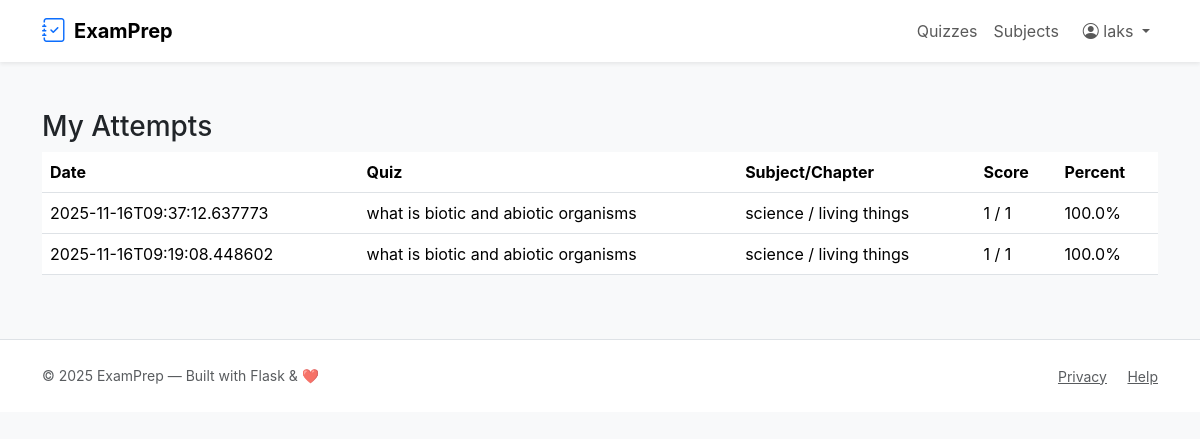
Before: /my_attempts (signed in) with the older database file.
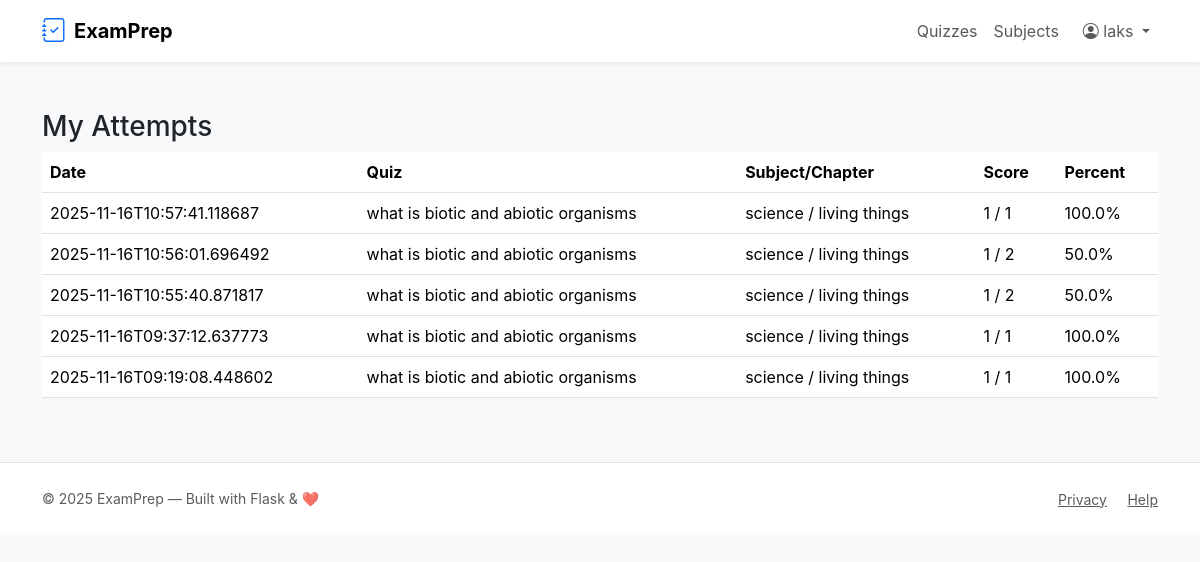
After: the same page with the newer database file.
### tables this page shows
CREATE TABLE scores (
    id INTEGER PRIMARY KEY AUTOINCREMENT,
    user_id INTEGER NOT NULL,
    quiz_id INTEGER NOT NULL,
    score INTEGER NOT NULL,
    total INTEGER NOT NULL,
    taken_on TEXT NOT NULL DEFAULT (datetime('now')),
    FOREIGN KEY(user_id) REFERENCES users(id) ON DELETE CASCADE,
    FOREIGN KEY(quiz_id) REFERENCES quizzes(id)
);

CREATE TABLE quizzes (
    id INTEGER PRIMARY KEY AUTOINCREMENT,
    chapter_id INTEGER NOT NULL,
    title TEXT NOT NULL,
    description TEXT,
    start_datetime TEXT,        -- ISO string e.g. 2025-11-16T10:00:00 (UTC)
    duration_minutes INTEGER,   -- duration in minutes (HH*60 + MM)
    is_active INTEGER DEFAULT 1,
    created_on TEXT NOT NULL DEFAULT (datetime('now')),
    FOREIGN KEY(chapter_id) REFERENCES chapters(id) ON DELETE CASCADE
);

CREATE TABLE subjects (
    id INTEGER PRIMARY KEY AUTOINCREMENT,
    name TEXT NOT NULL UNIQUE,
    description TEXT,
    created_on TEXT NOT NULL DEFAULT (datetime('now'))
);

CREATE TABLE chapters (
    id INTEGER PRIMARY KEY AUTOINCREMENT,
    subject_id INTEGER NOT NULL,
    name TEXT NOT NULL,
    description TEXT,
    created_on TEXT NOT NULL DEFAULT (datetime('now')),
    FOREIGN KEY(subject_id) REFERENCES subjects(id) ON DELETE CASCADE
);

### app.py (the view)
@app.route('/my_attempts')
@login_required
def my_attempts():
    rows = query_db('''
      SELECT s.*, q.title as quiz_title, ch.name as chapter_name, sub.name as subject_name
      FROM scores s
      JOIN quizzes q ON s.quiz_id = q.id
      JOIN chapters ch ON q.chapter_id = ch.id
      JOIN subjects sub ON ch.subject_id = sub.id
      WHERE s.user_id = ? ORDER BY s.taken_on DESC
    ''', (session['user_id'],))
    return render_template('my_attempts.html', rows=rows)

### app.py (called while the page is built)
def get_db():
    db = getattr(g, '_database', None)
    if db is None:
        db = g._database = sqlite3.connect(DATABASE)
        db.row_factory = sqlite3.Row
    return db

@app.teardown_appcontext
def close_connection(exc):
    db = getattr(g, '_database', None)
    if db is not None:
        db.close()

def query_db(query, args=(), one=False):
    cur = get_db().execute(query, args)
    rv = cur.fetchall()
    cur.close()
    return (rv[0] if rv else None) if one else rv

def login_required(f):
    @wraps(f)
    def decorated(*args, **kwargs):
        if 'user_id' not in session:
            flash('Please log in to continue.', 'warning')
            return redirect(url_for('login'))
        return f(*args, **kwargs)
    return decorated

### templates/my_attempts.html
{% extends 'layout.html' %}
{% block content %}
<h3>My Attempts</h3>
<table class="table">
  <thead><tr><th>Date</th><th>Quiz</th><th>Subject/Chapter</th><th>Score</th><th>Percent</th></tr></thead>
  <tbody>
    {% for r in rows %}
    <tr>
      <td>{{ r.taken_on }}</td>
      <td>{{ r.quiz_title }}</td>
      <td>{{ r.subject_name }} / {{ r.chapter_name }}</td>
      <td>{{ r.score }} / {{ r.total }}</td>
      <td>{{ ((r.score / r.total) * 100) | round(2) }}%</td>
    </tr>
    {% else %}
    <tr><td colspan="5">No attempts yet.</td></tr>
    {% endfor %}
  </tbody>
</table>
{% endblock %}

### templates/layout.html (shortened to what this page needs)
<!doctype html>
<html lang="en">
<head>
  <link href="https://cdn.jsdelivr.net/npm/bootstrap@5.3.2/dist/css/bootstrap.min.css" rel="stylesheet"
>
  <link href="https://cdn.jsdelivr.net/npm/bootstrap-icons@1.11.3/font/bootstrap-icons.css" rel="stylesheet">
  <link rel="stylesheet" href="{{ url_for('static', filename='css/style.css') }}">
</head>
<body class="bg-light text-dark">
<nav class="navbar navbar-expand-lg navbar-white bg-white shadow-sm">
  <div class="container">
    <a class="navbar-brand d-flex align-items-center" href="{{ url_for('index') }}">
      <i class="bi bi-journal-check fs-4 me-2 text-primary"></i>
      <span class="fw-bold">ExamPrep</span>
    </a>
    <div class="collapse navbar-collapse" id="mainNav">
      <ul class="navbar-nav ms-auto align-items-lg-center">
        <li class="nav-item"><a class="nav-link" href="{{ url_for('list_quizzes') }}">Quizzes</a></li>
        <li class="nav-item"><a class="nav-link" href="{{ url_for('user_dashboard') }}">Subjects</a></li>
        {% if session.get('user_id') %}
          <li class="nav-item dropdown ms-2">
            <a class="nav-link dropdown-toggle" href="#" role="button" data-bs-toggle="dropdown">
              <i class="bi bi-person-circle"></i> {{ session.get('user_name') }}
            </a>
          </li>
        {% else %}
          <li class="nav-item"><a class="btn btn-outline-primary ms-2" href="{{ url_for('login') }}">Login</a></li>
          <li class="nav-item"><a class="btn btn-primary ms-2" href="{{ url_for('register') }}">Register</a></li>
        {% endif %}
      </ul>
    </div>
  </div>
</nav>
<main class="py-5">
  <div class="container">
    {% block content %}{% endblock %}
  </div>
</main>
<footer class="bg-white py-4 mt-auto border-top">
  <div class="container d-flex flex-column flex-md-row justify-content-between align-items-center">
    <div class="small text-muted">© {{ (2025) }} ExamPrep — Built with Flask & ❤️</div>
    <div>
      <a class="text-muted small me-3" href="#">Privacy</a>
      <a class="text-muted small" href="#">Help</a>
    </div>
  </div>
</footer>
</body>
</html>

### static/css/style.css (style rules this page uses)
body { font-family: Inter, system-ui, -apple-system, "Segoe UI", Roboto, "Helvetica Neue", Arial; }

Changed rows visible on the page:
added scores: taken_on "2025-11-16T10:57:41.118687", quiz_title "what is biotic and abiotic organisms", subject_name "science", chapter_name "living things", score "1", total "1", ((r.score/r.total)*100)|round(2) "100.0"
added scores: taken_on "2025-11-16T10:56:01.696492", quiz_title "what is biotic and abiotic organisms", subject_name "science", chapter_name "living things", score "1", total "2", ((r.score/r.total)*100)|round(2) "50.0"
added scores: taken_on "2025-11-16T10:55:40.871817", quiz_title "what is biotic and abiotic organisms", subject_name "science", chapter_name "living things", score "1", total "2", ((r.score/r.total)*100)|round(2) "50.0"
